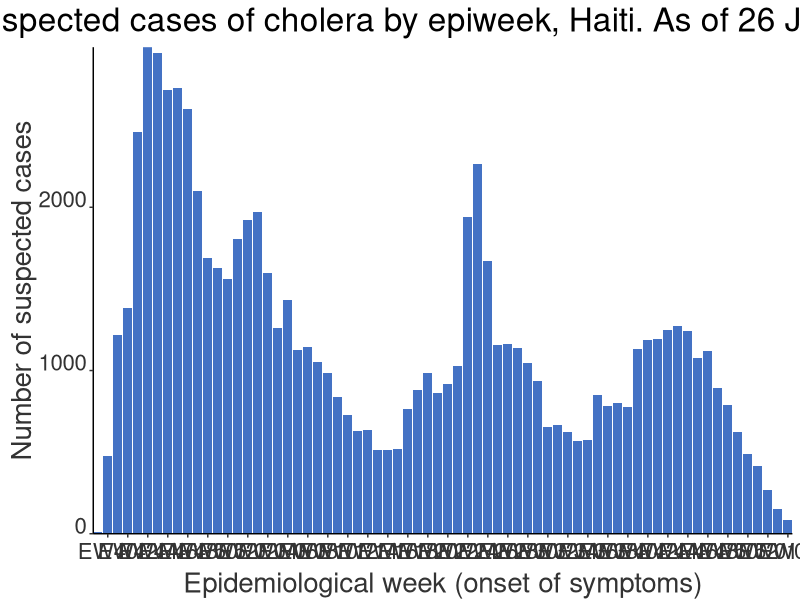
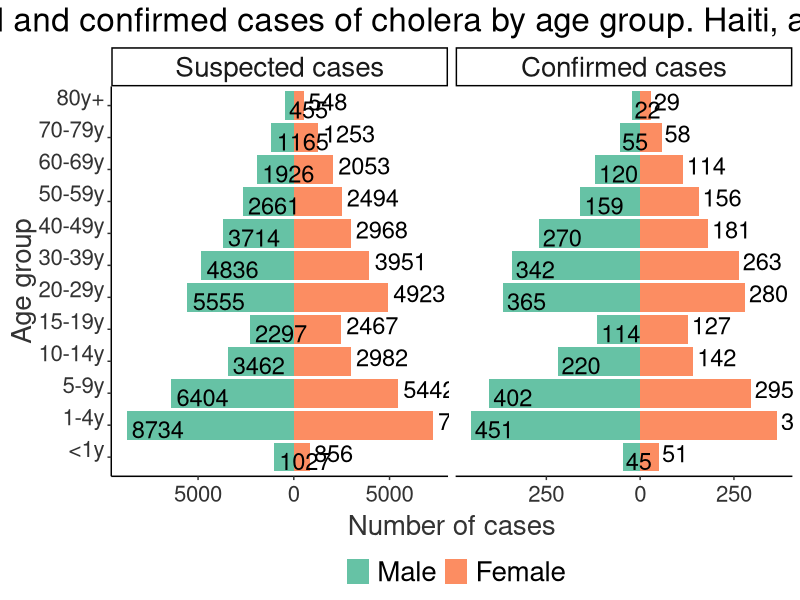
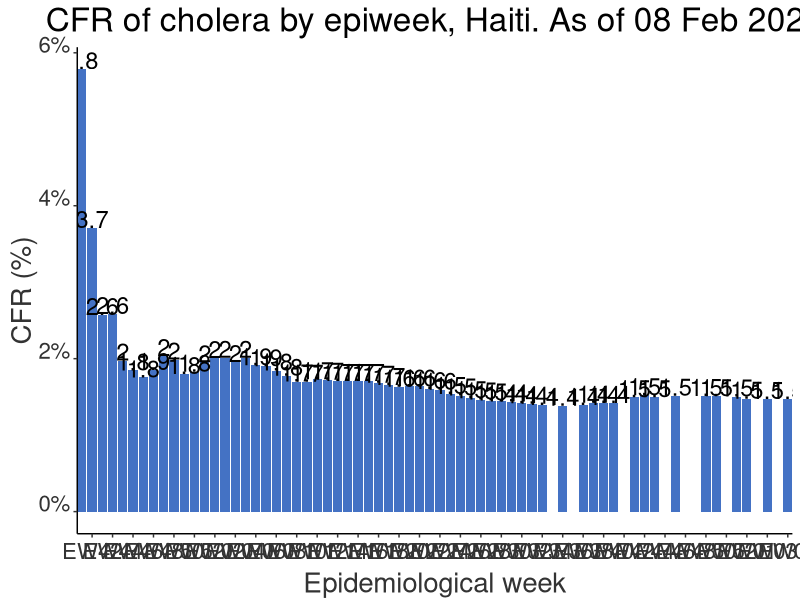
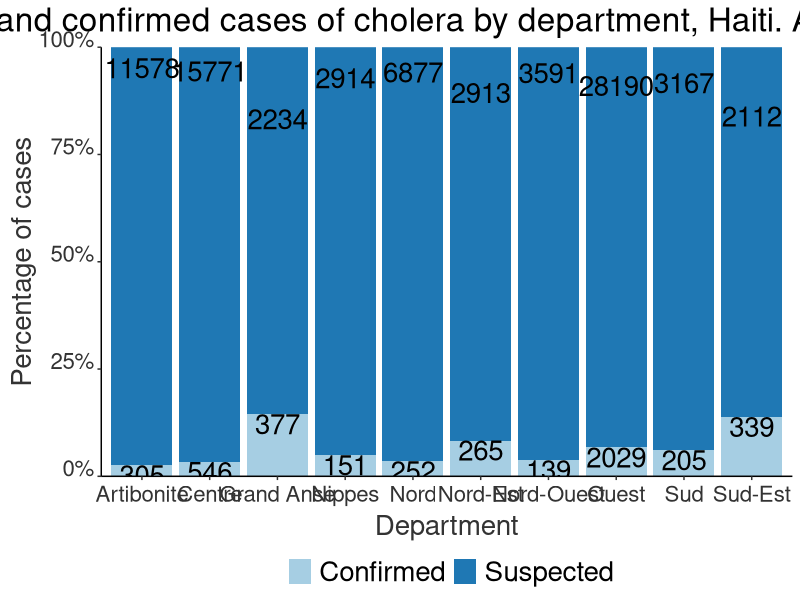

Recreate these plots in R, in order.
## ---- chunk 1
knitr::opts_chunk$set(echo = FALSE,fig.align = "center")
library(ggplot2)
library(lubridate)
library(reshape2)

Sys.setlocale("LC_TIME","C")

db1=read.csv("database.csv");db1$date=as.Date(db1$date)
db2=read.csv("database_age_conf.csv");db2$date=as.Date(db2$date)
db3=read.csv("database_epicurve.csv");db3$date=as.Date(db3$Date)
db4=read.csv("database_age.csv");db4$date=as.Date(db4$date)

db2$total=db2$Male+db2$Female

date=data.frame(dateweek=seq.Date(from=as.Date("2021-12-01"),to=Sys.Date(),by="day"))
date$ew=paste0(epiweek(date$dateweek),".",epiyear(date$dateweek))
date=date[which(weekdays(date$dateweek)=="Monday"),c("dateweek","ew")]

db1$ew=paste0(epiweek(db1$date),".",epiyear(db1$date))
db3$ew=paste0(epiweek(db3$date),".",epiyear(db3$date))

db1=merge(db1,date,by="ew",all.x=T)
db3=merge(db3,date,by="ew",all.x=T)

db1.1=db1[which(db1$date<=max(db1[weekdays(db1$date)=="Saturday",]$date)),]

cases_var=round((sum(db1.1[db1.1$Country.Territory=="Haiti" & db1.1$Admin1=="TOTAL" &  db1.1$dateweek==max(db1.1$dateweek),]$Confirmed.cases)-sum(db1.1[db1.1$Country.Territory=="Haiti" & db1.1$Admin1=="TOTAL" & db1.1$dateweek==max(db1.1$dateweek)-7,]$Confirmed.cases))/sum(db1.1[db1.1$Country.Territory=="Haiti" & db1.1$Admin1=="TOTAL" & db1.1$dateweek==max(db1.1$dateweek)-7,]$Confirmed.cases)*100,1)

susp_var=round((sum(db1.1[db1.1$Country.Territory=="Haiti" & db1.1$Admin1=="TOTAL" &  db1.1$dateweek==max(db1.1$dateweek),]$Suspected.cases)-sum(db1.1[db1.1$Country.Territory=="Haiti" & db1.1$Admin1=="TOTAL" & db1.1$dateweek==max(db1.1$dateweek)-7,]$Suspected.cases))/sum(db1.1[db1.1$Country.Territory=="Haiti" & db1.1$Admin1=="TOTAL" & db1.1$dateweek==max(db1.1$dateweek)-7,]$Suspected.cases)*100,1)

death_var=round((sum(db1.1[db1.1$Country.Territory=="Haiti" & db1.1$Admin1=="TOTAL" &  db1.1$dateweek==max(db1.1$dateweek),]$Confirmed.deaths)-sum(db1.1[db1.1$Country.Territory=="Haiti" & db1.1$Admin1=="TOTAL" & db1.1$dateweek==max(db1.1$dateweek)-7,]$Confirmed.deaths))/sum(db1.1[db1.1$Country.Territory=="Haiti" & db1.1$Admin1=="TOTAL" & db1.1$dateweek==max(db1.1$dateweek)-7,]$Confirmed.deaths)*100,1)

db1.2=db1[with(db1,order(date,decreasing = F)),]
db1.2=db1.2[which(db1.2$Country.Territory=="Haiti" & db1.2$Admin1=="TOTAL"),]
db1.2$new_susp=db1.2$Suspected.cases-lag(db1.2$Suspected.cases)
db1.2$new_susp=ifelse(db1.2$new_susp<0,0,db1.2$new_susp)

max_date <- max(as.Date(db1$date))
max_date_on_file <- format(max_date, format = "%B %d, %Y", locale = "en")

## ---- chunk 2

ggplot()+
  geom_bar(data=db3,aes(x=dateweek,y=Suspected),stat="identity",fill="#4472C4")+
  theme_classic()+
  theme(legend.position=c(0.8, 0.9))+
  theme(axis.text.x = element_text(color = "grey20", size = 16, angle = 0, hjust = .5, vjust = .5, face = "plain"),
        axis.text.y = element_text(color = "grey20", size = 16, angle = 0, hjust = 1, vjust = 0, face = "plain"),  
        axis.title.x = element_text(color = "grey20", size = 20, angle = 0, hjust = .5, vjust = 0, face = "plain"),
        axis.title.y = element_text(color = "grey20", size = 20, angle = 90, hjust = .5, vjust = .5, face = "plain"),
        legend.text=element_text(size = 20),
        text=element_text(size = 20),
        title = element_text(size = 20),
        plot.title = element_text(hjust = 0.5),
        strip.text = element_text(size=20))+
  labs(title=paste0("Suspected cases of cholera by epiweek, Haiti. As of ",format.Date(max(db3$date,na.rm=T),format="%d %b %Y")),x="Epidemiological week (onset of symptoms)",y="Number of suspected cases",fill="")+
  scale_fill_brewer(palette = "Set2")+
  scale_x_date(date_breaks = "2 weeks",expand=c(0,0),date_labels = "EW%U")+
  scale_y_continuous(expand = c(0,0))


# ggplot()+
#   geom_bar(data=db3,aes(x=dateweek,y=Suspected,fill="Date of onset of symptoms"),stat="identity",alpha=0.3)+
#   geom_bar(data=db1.2,aes(x=dateweek,y=new_susp,fill="Date of report"),stat="identity",alpha=0.2)+
#   theme_classic()+
#   theme(legend.position = "bottom")+
#   #theme(legend.position=c(0.8, 0.9))+
#   theme(axis.text.x = element_text(color = "grey20", size = 16, angle = 0, hjust = .5, vjust = .5, face = "plain"),
#         axis.text.y = element_text(color = "grey20", size = 16, angle = 0, hjust = 1, vjust = 0, face = "plain"),  
#         axis.title.x = element_text(color = "grey20", size = 20, angle = 0, hjust = .5, vjust = 0, face = "plain"),
#         axis.title.y = element_text(color = "grey20", size = 20, angle = 90, hjust = .5, vjust = .5, face = "plain"),
#         legend.text=element_text(size = 20),
#         text=element_text(size = 20),
#         title = element_text(size = 20),
#         plot.title = element_text(hjust = 0.5),
#         strip.text = element_text(size=20))+
#   labs(title=paste0("Suspected cases of cholera by epiweek, Haiti. As of ",format.Date(max(db3$date,na.rm=T),format="%d %b %Y")),x="Epidemiological week (onset of symptoms)",y="Number of suspected cases",fill="")+
#   scale_fill_manual("",values=c("Date of onset of symptoms"="#4472C4","Date of report"="grey"))+
#   scale_x_date(date_breaks = "2 weeks",expand=c(0,0),date_labels = "EW%U")+
#   scale_y_continuous(expand = c(0,0))

## ---- chunk 3
df1=db4[db4$date==max(db4$date),c("Agegroup","Male","Female")]
df1=reshape2::melt(df1,id="Agegroup")
df1$Agegroup=factor(df1$Agegroup,levels=c("<1y","1-4y","5-9y","10-14y","15-19y","20-29y","30-39y","40-49y","50-59y","60-69y","70-79y","80y+"))


df2=db2[db2$date==max(db2$date),c("Agegroup","Male","Female")]
df2=reshape2::melt(df2,id="Agegroup")
df2$Agegroup=factor(df2$Agegroup,levels=c("<1y","1-4y","5-9y","10-14y","15-19y","20-29y","30-39y","40-49y","50-59y","60-69y","70-79y","80y+"))

df1$clas=1
df2$clas=2

df=rbind(df1,df2)
df$clas=factor(df$clas,levels=c(1,2),labels=c("Suspected cases","Confirmed cases"))

ggplot(df,aes(x=ifelse(variable=="Male",-value,value),y=Agegroup,fill=variable))+
  geom_bar(stat="identity",position = "stack")+
  geom_text(aes(label = value), position = position_dodge(width = .5), hjust=-0.1, colour = "black",size=6)+
  facet_wrap(~clas, scales = "free_x",ncol=2)+
  theme_classic()+
  theme(legend.position="bottom")+
  theme(axis.text.x = element_text(color = "grey20", size = 16, angle = 0, hjust = .5, vjust = .5, face = "plain"),
        axis.text.y = element_text(color = "grey20", size = 16, angle = 0, hjust = 1, vjust = 0, face = "plain"),  
        axis.title.x = element_text(color = "grey20", size = 20, angle = 0, hjust = .5, vjust = 0, face = "plain"),
        axis.title.y = element_text(color = "grey20", size = 20, angle = 90, hjust = .5, vjust = .5, face = "plain"),
        legend.text=element_text(size = 20),
        text=element_text(size = 20),
        title = element_text(size = 20),
        plot.title = element_text(hjust = 0.5),
        strip.text = element_text(size=20))+
  labs(title=paste0("Suspected and confirmed cases of cholera by age group. Haiti, as of ",format.Date(max(db1$date,na.rm=T),format="%d %b %Y")),y="Age group",x="Number of cases",fill="")+
  scale_fill_brewer(palette = "Set2")+
  scale_x_continuous(labels = abs)


## ---- chunk 4
df2=aggregate(list(db1[which(db1$Country.Territory=="Haiti" & db1$Admin1=="TOTAL"),]$Suspected.cases,db1[which(db1$Country.Territory=="Haiti" & db1$Admin1=="TOTAL"),]$Confirmed.deaths),list(db1[which(db1$Country.Territory=="Haiti" & db1$Admin1=="TOTAL"),]$dateweek),sum,na.rm=T)
names(df2)=c("date","cases","deaths")

ggplot(df2,aes(x=date,y=deaths/cases))+
  geom_bar(stat="identity",fill="#4472C4")+
  geom_text(aes(label = round(deaths/cases*100,1)), position = position_dodge(width = .9), vjust=0, colour = "black",size=6)+
  theme_classic()+
  theme(axis.text.x = element_text(color = "grey20", size = 16, angle = 0, hjust = .5, vjust = .5, face = "plain"),
        axis.text.y = element_text(color = "grey20", size = 16, angle = 0, hjust = 1, vjust = 0, face = "plain"),  
        axis.title.x = element_text(color = "grey20", size = 20, angle = 0, hjust = .5, vjust = 0, face = "plain"),
        axis.title.y = element_text(color = "grey20", size = 20, angle = 90, hjust = .5, vjust = .5, face = "plain"),
        legend.text=element_text(size = 20),
        text=element_text(size = 20),
        title = element_text(size = 20),
        plot.title = element_text(hjust = 0.5),
        strip.text = element_text(size=20))+
  labs(title=paste0("CFR of cholera by epiweek, Haiti. As of ",format.Date(max(db1$date,na.rm=T),format="%d %b %Y")),x="Epidemiological week",y="CFR (%)",fill="")+
  scale_fill_brewer(palette = "Set2")+
  scale_x_date(date_breaks = "2 weeks",expand=c(0,0),date_labels = "EW%U")+
  scale_y_continuous(labels = scales::percent)

## ---- chunk 5
df3=aggregate(list(db1[which(db1$Country.Territory=="Haiti" & db1$Admin1!="TOTAL" & db1$Admin1!="Undetermined" & db1$Admin1!="Prison"),]$Confirmed.cases,db1[which(db1$Country.Territory=="Haiti" & db1$Admin1!="TOTAL" & db1$Admin1!="Undetermined" & db1$Admin1!="Prison"),]$Suspected.cases),list(db1[which(db1$Country.Territory=="Haiti" & db1$Admin1!="TOTAL" & db1$Admin1!="Undetermined" & db1$Admin1!="Prison"),]$date,db1[which(db1$Country.Territory=="Haiti" & db1$Admin1!="TOTAL" & db1$Admin1!="Undetermined" & db1$Admin1!="Prison"),]$Admin1),sum,na.rm=T)
names(df3)=c("date","admin1","Confirmed","Suspected")
df3=df3[df3$date==max(df3$date,na.rm = T),]
df3$date=NULL

df3=melt(df3,id="admin1")
df3$perc=NA
for(i in unique(df3$admin1)){
  for(j in unique(df3[df3$admin1==i,]$variable)){
    df3[df3$admin1==i & df3$variable==j,]$perc=df3[df3$admin1==i & df3$variable==j,]$value/sum(df3[df3$admin1==i,]$value)
  }
}

ggplot(df3,aes(x=admin1,y=value,fill=variable))+
  geom_bar(stat="identity",position = position_fill(reverse = T))+
  geom_text(aes(x=admin1,y=perc,label=value,vjust=1),size=7,colour = "black")+
  theme_classic()+
  theme(legend.position = "bottom")+
  theme(axis.text.x = element_text(color = "grey20", size = 16, angle = 0, hjust = .5, vjust = .5, face = "plain"),
        axis.text.y = element_text(color = "grey20", size = 16, angle = 0, hjust = 1, vjust = 0, face = "plain"),  
        axis.title.x = element_text(color = "grey20", size = 20, angle = 0, hjust = .5, vjust = 0, face = "plain"),
        axis.title.y = element_text(color = "grey20", size = 20, angle = 90, hjust = .5, vjust = .5, face = "plain"),
        legend.text=element_text(size = 20),
        text=element_text(size = 20),
        title = element_text(size = 20),
        plot.title = element_text(hjust = 0.5),
        strip.text = element_text(size=20))+
  labs(title=paste0("Suspected and confirmed cases of cholera by department, Haiti. As of ",format.Date(max(db1$date,na.rm=T),format="%d %b %Y")),x="Department",y="Percentage of cases",fill="")+
  scale_fill_brewer(palette = "Paired")+
  scale_y_continuous(labels = scales::percent,expand = c(0,0))

